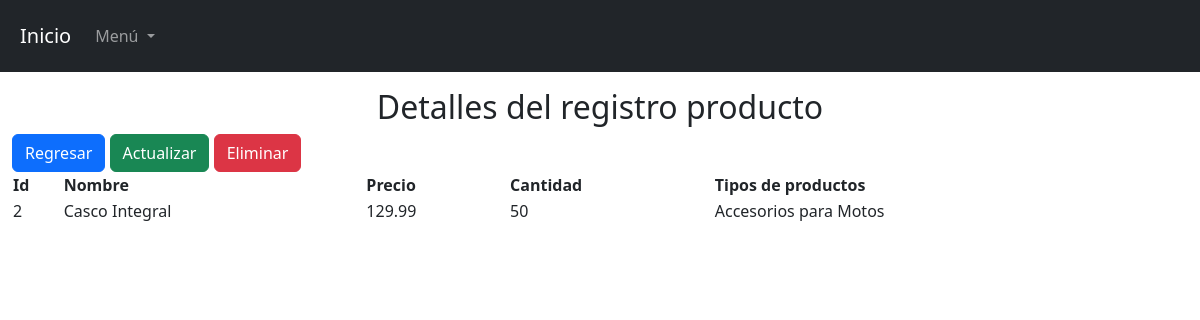
Page /view/username/proshow.php?id=2 on the committed database.
### tables this page shows
CREATE TABLE `productos` (
  `Idproducto` int(11) NOT NULL AUTO_INCREMENT,
  `Nombre` varchar(50) DEFAULT NULL,
  `Precio` decimal(10,2) DEFAULT NULL,
  `Cantidad` int(10) DEFAULT NULL,
  `Idtip` int(11) DEFAULT NULL,
  PRIMARY KEY (`Idproducto`),
  INDEX `fk_productos_idtip` (`Idtip`),
  FOREIGN KEY (`Idtip`) REFERENCES `tiposproductos` (`Idtip`) ON DELETE CASCADE
);

CREATE TABLE `tiposproductos` (
  `Idtip` int(11) NOT NULL AUTO_INCREMENT,
  `NombreTipo` varchar(50) DEFAULT NULL,
  PRIMARY KEY (`Idtip`)
);

### config/db.php (called while the page is built)
<?php
class db{
    private $host="localhost";
    private $dbname="dbproyecto";
    private $user="root";
    private $password="";
    public function conexion() {
        try {
            $PDO = new PDO("mysql:host={$this->host};dbname={$this->dbname}", $this->user, $this->password);
            $PDO->setAttribute(PDO::ATTR_ERRMODE, PDO::ERRMODE_EXCEPTION);
            return $PDO;
        } catch (PDOException $e) {
            return $e->getMessage();
        }
    }
}
?>

### model/pronameModel.php (called while the page is built, shortened)
<?php
  class pronameModel
  {
      private $PDO;
      public function __construct()
      {
          require_once(__DIR__ . '/../config/db.php');
          $con = new db();
          $this->PDO = $con->conexion();
      }
      public function show($id)
      {
          try {
              $statement = $this->PDO->prepare("SELECT productos.*, tiposproductos.NombreTipo AS TipoNombre
                                               FROM productos
                                               LEFT JOIN tiposproductos ON productos.Idtip = tiposproductos.Idtip
                                               WHERE Idproducto = :id");
              $statement->bindParam(":id", $id);
              return ($statement->execute()) ? $statement->fetch() : false;
          } catch (PDOException $e) {
              echo "Error al obtener datos de la base de datos: " . $e->getMessage();
              return false;
          }
      }
  }
?>

### controller/pronameController.php (called while the page is built, shortened)
    <?php
    class pronameController
    {
        private $model;
        public function __construct()
        {
            require_once("c://xampp/htdocs/proyectoSL2/model/pronameModel.php");
            $this->model = new pronameModel();
        }
        public function show($id)
        {
            $result = $this->model->show($id);
            return ($result !== false) ? $result : header("Location: proindex.php");
        }
}
    ?>

### view/username/proshow.php (the view, shortened to what this page needs)
<?php
require_once(__DIR__ . '/../head/head.php');
require_once(__DIR__ . '/../../controller/pronameController.php');
$obj = new pronameController();
$date= $obj->show($_GET['id']);
?>
<h2 class="text-center">Detalles del registro producto</h2>
<div class="pd-3">
<a href="proindex.php" class="btn btn-primary">Regresar</a>
<a href="proedit.php?id=<?= $date[0] ?>" class="btn btn-success">Actualizar</a>
    <a class="btn btn-danger" data-bs-toggle="modal" data-bs-target="#exampleModal">Eliminar</a>
</div>
<table class="table- container-fluid">
        <thead>
            <tr>
                <th scope="col">Id</th>
                <th scope="col">Nombre</th>
                <th scope="col">Precio</th>
                <th scope="col">Cantidad</th>
                <th scope="col">Tipos de productos</th>
            </tr>
        </thead>
        <tbody>
            <tr>
                <td scope="col"><?=$date[0]?></td>
                <td scope="col"><?=$date[1]?></td>
                <td scope="col"><?=$date[2]?></td>
                <td scope="col"><?=$date[3]?></td>
                <td scope="col"><?= isset($date['TipoNombre']) ? $date['TipoNombre'] : '' ?></td>
            </tr>
        </tbody>
    </table>
<?php
require_once("../head/footer.php");
?>

### rows in the picture
productos: Idproducto "2", Nombre "Casco Integral", Precio "129.99", Cantidad "50", Idtip.NombreTipo "Accesorios para Motos"
